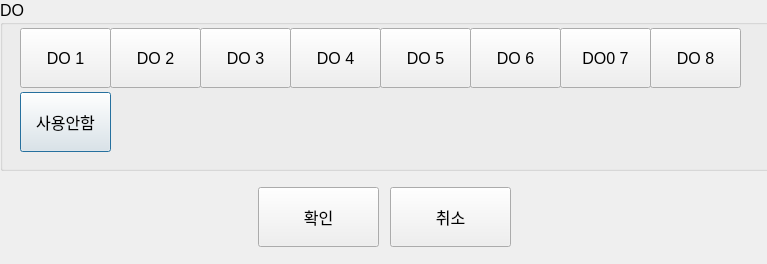
<?xml version="1.0" encoding="UTF-8"?>
<ui version="4.0">
 <class>DoSelect</class>
 <widget class="QDialog" name="DoSelect">
  <property name="geometry">
   <rect>
    <x>0</x>
    <y>0</y>
    <width>767</width>
    <height>264</height>
   </rect>
  </property>
  <property name="font">
   <font>
    <pointsize>12</pointsize>
   </font>
  </property>
  <property name="windowTitle">
   <string>Dialog</string>
  </property>
  <widget class="QGroupBox" name="groupBox">
   <property name="geometry">
    <rect>
     <x>0</x>
     <y>0</y>
     <width>781</width>
     <height>171</height>
    </rect>
   </property>
   <property name="title">
    <string>DO</string>
   </property>
   <widget class="QPushButton" name="none">
    <property name="geometry">
     <rect>
      <x>20</x>
      <y>92</y>
      <width>91</width>
      <height>60</height>
     </rect>
    </property>
    <property name="text">
     <string>사용안함</string>
    </property>
    <property name="checkable">
     <bool>true</bool>
    </property>
    <attribute name="buttonGroup">
     <string notr="true">buttonGroup</string>
    </attribute>
   </widget>
   <widget class="QPushButton" name="do01">
    <property name="geometry">
     <rect>
      <x>20</x>
      <y>28</y>
      <width>91</width>
      <height>60</height>
     </rect>
    </property>
    <property name="text">
     <string>DO 1</string>
    </property>
    <property name="checkable">
     <bool>true</bool>
    </property>
    <attribute name="buttonGroup">
     <string notr="true">buttonGroup</string>
    </attribute>
   </widget>
   <widget class="QPushButton" name="do02">
    <property name="geometry">
     <rect>
      <x>110</x>
      <y>28</y>
      <width>91</width>
      <height>60</height>
     </rect>
    </property>
    <property name="text">
     <string>DO 2</string>
    </property>
    <property name="checkable">
     <bool>true</bool>
    </property>
    <attribute name="buttonGroup">
     <string notr="true">buttonGroup</string>
    </attribute>
   </widget>
   <widget class="QPushButton" name="do03">
    <property name="geometry">
     <rect>
      <x>200</x>
      <y>28</y>
      <width>91</width>
      <height>60</height>
     </rect>
    </property>
    <property name="text">
     <string>DO 3</string>
    </property>
    <property name="checkable">
     <bool>true</bool>
    </property>
    <attribute name="buttonGroup">
     <string notr="true">buttonGroup</string>
    </attribute>
   </widget>
   <widget class="QPushButton" name="do04">
    <property name="geometry">
     <rect>
      <x>290</x>
      <y>28</y>
      <width>91</width>
      <height>60</height>
     </rect>
    </property>
    <property name="text">
     <string>DO 4</string>
    </property>
    <property name="checkable">
     <bool>true</bool>
    </property>
    <attribute name="buttonGroup">
     <string notr="true">buttonGroup</string>
    </attribute>
   </widget>
   <widget class="QPushButton" name="do08">
    <property name="geometry">
     <rect>
      <x>650</x>
      <y>28</y>
      <width>91</width>
      <height>60</height>
     </rect>
    </property>
    <property name="text">
     <string>DO 8</string>
    </property>
    <property name="checkable">
     <bool>true</bool>
    </property>
    <attribute name="buttonGroup">
     <string notr="true">buttonGroup</string>
    </attribute>
   </widget>
   <widget class="QPushButton" name="do06">
    <property name="geometry">
     <rect>
      <x>470</x>
      <y>28</y>
      <width>91</width>
      <height>60</height>
     </rect>
    </property>
    <property name="text">
     <string>DO 6</string>
    </property>
    <property name="checkable">
     <bool>true</bool>
    </property>
    <attribute name="buttonGroup">
     <string notr="true">buttonGroup</string>
    </attribute>
   </widget>
   <widget class="QPushButton" name="do05">
    <property name="geometry">
     <rect>
      <x>380</x>
      <y>28</y>
      <width>91</width>
      <height>60</height>
     </rect>
    </property>
    <property name="text">
     <string>DO 5</string>
    </property>
    <property name="checkable">
     <bool>true</bool>
    </property>
    <attribute name="buttonGroup">
     <string notr="true">buttonGroup</string>
    </attribute>
   </widget>
   <widget class="QPushButton" name="do07">
    <property name="geometry">
     <rect>
      <x>560</x>
      <y>28</y>
      <width>91</width>
      <height>60</height>
     </rect>
    </property>
    <property name="text">
     <string>DO0 7</string>
    </property>
    <property name="checkable">
     <bool>true</bool>
    </property>
    <attribute name="buttonGroup">
     <string notr="true">buttonGroup</string>
    </attribute>
   </widget>
  </widget>
  <widget class="QPushButton" name="cancel">
   <property name="geometry">
    <rect>
     <x>390</x>
     <y>187</y>
     <width>121</width>
     <height>60</height>
    </rect>
   </property>
   <property name="text">
    <string>취소</string>
   </property>
   <property name="checked">
    <bool>false</bool>
   </property>
  </widget>
  <widget class="QPushButton" name="ok">
   <property name="geometry">
    <rect>
     <x>258</x>
     <y>187</y>
     <width>121</width>
     <height>60</height>
    </rect>
   </property>
   <property name="text">
    <string>확인</string>
   </property>
   <property name="checked">
    <bool>false</bool>
   </property>
  </widget>
 </widget>
 <resources/>
 <connections>
  <connection>
   <sender>cancel</sender>
   <signal>clicked()</signal>
   <receiver>DoSelect</receiver>
   <slot>reject()</slot>
   <hints>
    <hint type="sourcelabel">
     <x>448</x>
     <y>215</y>
    </hint>
    <hint type="destinationlabel">
     <x>383</x>
     <y>131</y>
    </hint>
   </hints>
  </connection>
 </connections>
 <buttongroups>
  <buttongroup name="buttonGroup"/>
 </buttongroups>
</ui>
